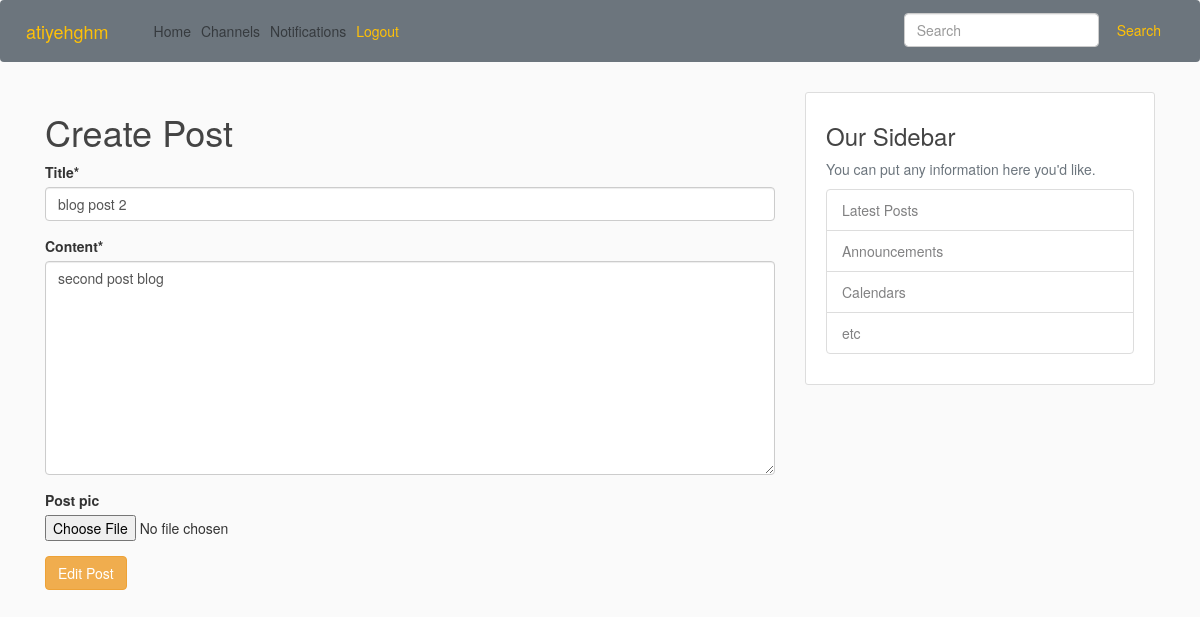
The app's page /channels/2/editpost/ (signed in), older data.
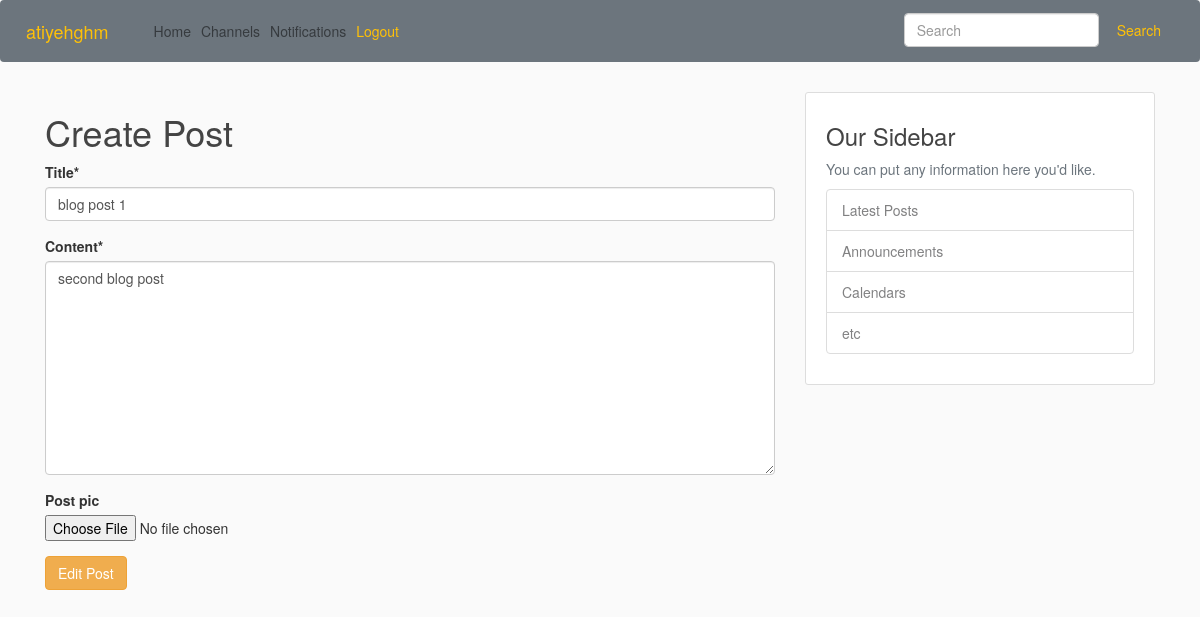
The same page, newer data.
### blog/models.py (models this page shows)
class post(models.Model):
    title = models.CharField(max_length=200)
    content = models.TextField()
    date_posted = models.DateTimeField(default=timezone.now)
    author = models.ForeignKey(User, on_delete=models.CASCADE)
    chanel = models.ForeignKey(Chanel, on_delete=models.CASCADE, null=True, blank= True)
    post_pic = models.ImageField(upload_to='post_picd', null=True, blank=True)

### blog/views.py (the view)
# urls.py: path('channels/<int:pk>/editpost/', views.edit_post, name='edit_post'),
def edit_post(request, pk):
    ch = get_object_or_404(post, pk=pk)
    if request.method == "POST":
        form = PostForm(request.POST, instance=ch)
        if form.is_valid():
            ch = form.save(commit=False)
            ch.author = request.user
            ch.save()
            next = request.POST.get('next', '/')
            return HttpResponseRedirect(next, messages.success(request, 'Post updated.'))
    else:
        form = PostForm(instance=ch)
    return render(request, 'blog/edit_post.html', {'form': form})

### blog/forms.py
class PostForm(forms.ModelForm):
    class Meta:
        model = post
        fields = ('title', 'content', 'post_pic')
        exclude = ['chanel']

### blog/templates/blog/edit_post.html (shortened to what this page needs)
{% extends "blog/base.html" %}
{% load crispy_forms_tags %}
{% block content %}
<h1>Create Post</h1>
{% if user.is_authenticated %}
    <form method="POST" class="post-form" >
        {{ form |crispy}}
         <button type="submit" class=" btn btn-warning">Edit Post</button>
    </form>
{% endif %}
{% endblock content %}

Row changes from the older to the newer data that the page shows:
changed post: title "blog post 2" → "blog post 1"; content "second post blog" → "second blog post"
